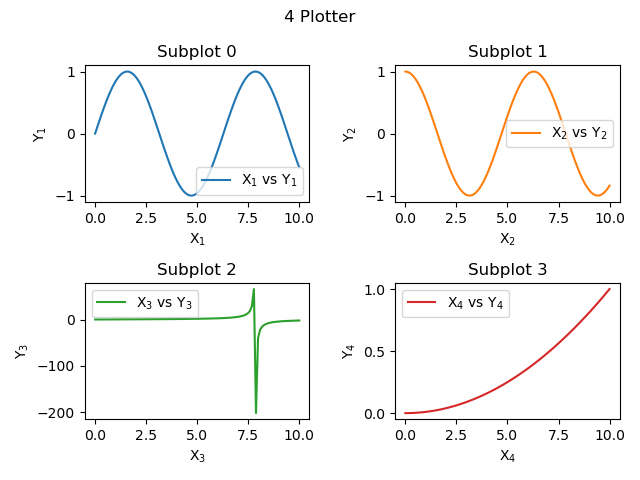

Write Python code to recreate this figure.
"""Created on Feb 16 11:27:55 2026"""

import matplotlib.pyplot as plt
import numpy as np

from plotez import n_plotter

# Create 2×2 grid
x_data = [np.linspace(0, 10, 100) for _ in range(4)]
y_data = [
    np.sin(x_data[0]),
    np.cos(x_data[1]),
    np.tan(x_data[2] / 5),
    x_data[3]**2 / 100
]

fig, axs = n_plotter(
    x_data, y_data,
    n_rows=2, n_cols=2,
    auto_label=True
)

# plt.show()
plt.savefig("./README_example3.png")
plt.close()
